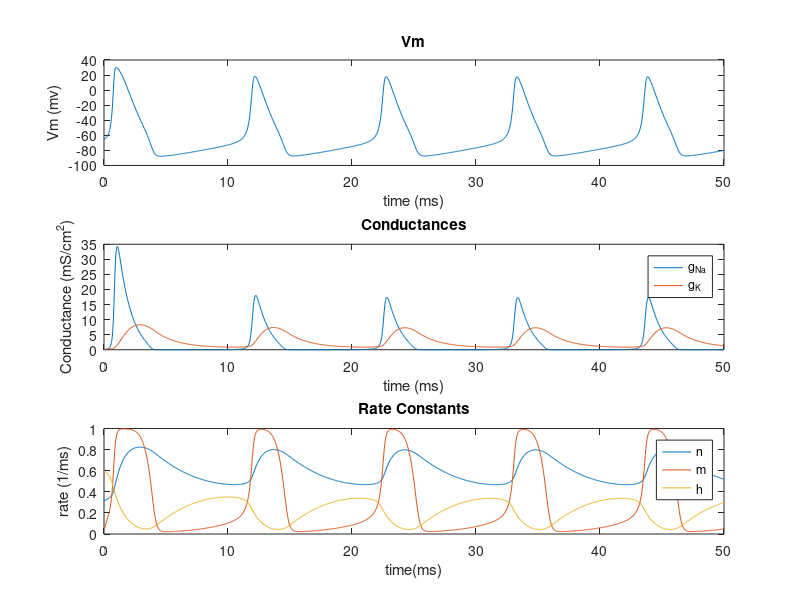

This figure's MATLAB source:
%%%%%%%%%%%%%%%%%%%%%%%%%%%%%%%%%%%%%%%%%%%%%%%%%%%%%%%%%%%%%%%%%%%%%%%%
% Title: LE 5
% Filename: Tipton_EGR534_LE5.m 
% Author: Natalie Tipton
% Class: EGR 534
% Date: 10/8/19
% Instructor: Dr. Rhodes
% Description: This script solves the hodgkin-huxley models using
%   MATLABs ode45 and the runge-kutta method. Vm(t), n(t), m(t), h(t),
%   g_Na(t), and g_K(t) are plotted.
%%%%%%%%%%%%%%%%%%%%%%%%%%%%%%%%%%%%%%%%%%%%%%%%%%%%%%%%%%%%%%%%%%%%%%%%

% runge-kutta method for series of DEs

V = 0;      % voltage for constant calculations
I = 15;      % Current showing propagation or not

g_nabar = 120;  % given constants
g_kbar = 18;
g_lbar = 0.3;
c_m = 1;
v_na = 115;
v_k = -12;
v_l = 10.6;

%calculated rate constants
a_n = (0.01 * (10 - V)) / (exp((10 - V) / 10) - 1);     
b_n = 0.125 * exp(-V / 80);
a_m = (0.1 * (25 - V)) / (exp((25 - V) / 10) - 1);
b_m = 4 * exp(-V / 18);
a_h = 0.07 * exp(-V / 20);
b_h = 1 / (exp((30 - V) / 10) + 1);

step = 0.05;                % step of time vector
t = 0 : step : 50;          % time from 0 to 50 ms at step size
N = length(t);              % find length of time vector

n(1) = a_n / (a_n + b_n);      % initial conditions
m(1) = a_m / (a_m + b_m);
h(1) = a_h / (a_h + b_h);
V(1) = 15;

%complete runge-kutta equations
for i = 2:N      
    
    % k1 = f(x_n, t_n)
    k1 = (I - g_nabar * m(i-1)^3 * h(i-1) * (V(i-1) - v_na)...
        - g_kbar * n(i-1)^4 * (V(i-1) - v_k)...
        - g_lbar * (V(i-1) - v_l)) / c_m;
    l1 = a_n * (1 - n(i-1)) - b_n * n(i-1);
    p1 = a_m  * (1 - m(i-1)) - b_m * m(i-1);
    q1 = a_h * (1 - h(i-1)) - b_h * h(i-1);
    
    % k2 = f(x_n + hk1/2, t_n + h/2)
    k2 = (I - g_nabar * (m(i-1)+(step*p1/2))^3 * (h(i-1)+(step*q1/2)) * ((V(i-1)+(step*k1/2)) - v_na)...
        - g_kbar * (n(i-1)+(step*l1/2))^4 * ((V(i-1)+(step*k1/2)) - v_k)...
        - g_lbar * ((V(i-1)+(step*k1/2)) - v_l)) / c_m;
    l2 = a_n * (1 - (n(i-1)+(step*l1/2))) - b_n * (n(i-1)+(step*l1/2));
    p2 = a_m  * (1 - (m(i-1)+(step*p1/2))) - b_m * (m(i-1)+(step*p1/2));
    q2 = a_h * (1 - (h(i-1)+(step*q1/2))) - b_h * (h(i-1)+(step*q1/2));
    
    % k3 = f(x_n + hk2/2, t_n + h/2)
    k3 = (I - g_nabar * (m(i-1)+(step*p2/2))^3 * (h(i-1)+(step*q2/2)) * ((V(i-1)+(step*k2/2)) - v_na)...
        - g_kbar * (n(i-1)+(step*l2/2))^4 * ((V(i-1)+(step*k2/2)) - v_k)...
        - g_lbar * ((V(i-1)+(step*k2/2)) - v_l)) / c_m;
    l3 = a_n * (1 - (n(i-1)+(step*l2/2))) - b_n * (n(i-1)+(step*l2/2));
    p3 = a_m  * (1 - (m(i-1)+(step*p2/2))) - b_m * (m(i-1)+(step*p2/2));
    q3 = a_h * (1 - (h(i-1)+(step*q2/2))) - b_h * (h(i-1)+(step*q2/2)); 
    
    % k4 = f(x_n + hk3, t_n + h)
    k4 = (I - g_nabar * (m(i-1)+(step*p3))^3 * (h(i-1)+(step*q3)) * ((V(i-1)+(step*k3)) - v_na)...
        - g_kbar * (n(i-1)+(step*l3))^4 * ((V(i-1)+(step*k3)) - v_k)...
        - g_lbar * ((V(i-1)+(step*k3)) - v_l)) / c_m;
    l4 = a_n * (1 - (n(i-1)+(step*l3))) - b_n * (n(i-1)+(step*l3));
    p4 = a_m  * (1 - (m(i-1)+(step*p3))) - b_m * (m(i-1)+(step*p3));
    q4 = a_h * (1 - (h(i-1)+(step*q3))) - b_h * (h(i-1)+(step*q3)); 
    
    % x_(n+1) = x_n + h/6(k1 + 2k2 + 2k3 + k4)
    V(i) = V(i-1) + (step / 6) * (k1 + 2*k2 + 2*k3 + k4);
    n(i) = n(i-1) + (step / 6) * (l1 + 2*l2 + 2*l3 + l4);
    m(i) = m(i-1) + (step / 6) * (p1 + 2*p2 + 2*p3 + p4);
    h(i) = h(i-1) + (step / 6) * (q1 + 2*q2 + 2*q3 + q4);
    
    % calculated rate constants change with each new value of V
    a_n = (0.01 * (10 - V(i))) / (exp((10 - V(i)) / 10) - 1);     
    b_n = 0.125 * exp(-V(i) / 80);
    a_m = (0.1 * (25 - V(i))) / (exp((25 - V(i)) / 10) - 1);
    b_m = 4 * exp(-V(i) / 18);
    a_h = 0.07 * exp(-V(i) / 20);
    b_h = 1 / (exp((30 - V(i)) / 10) + 1);
end

Vm = V - 80;    % V = Vm - Vrest

g_na = (m .^ 3) .* h .* g_nabar;    % solve for g_na
g_k = (n .^ 4) * g_kbar;            % solve for g_k

figure('Name', 'V_0 = 15 mv, I = 15 mA, Max Na conductance = 120, Max K conductance = 18')   %plot and label all time dependent variables
subplot(3,1,1); plot(t, Vm); title('Vm'); xlabel('time (ms)'); ylabel('Vm (mv)');
subplot(3,1,2); plot(t,g_na,t,g_k); title('Conductances');
xlabel('time (ms)'); ylabel('Conductance (mS/cm^2)'); legend('g_N_a', 'g_K');
subplot(3,1,3); plot(t,n,t,m,t,h); title('Rate Constants');
xlabel('time(ms)'); ylabel('rate (1/ms)'); legend('n', 'm', 'h');

